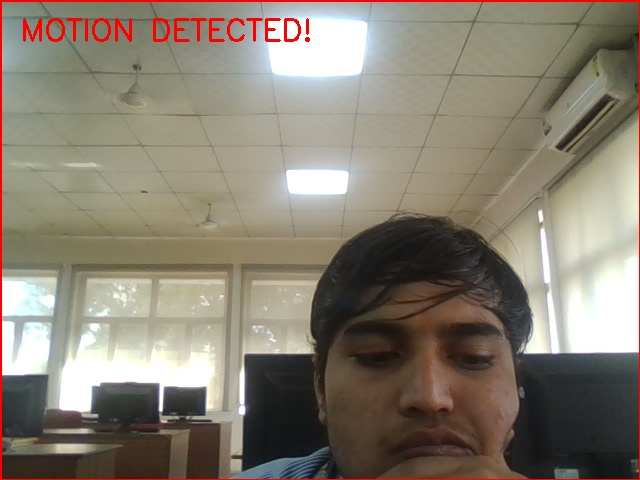
#> input picture ComputerVision/Experiment11/Q1/motion_1790830526.jpg, 640 x 480 px, given in place of the camera
$ python Q7.py
#> lines starting #> are read from the running program, lines starting #| are printed output that depends on the picture; after the words box and inside, x2 and y2 are one past the last pixel; in counts of white or black regions, pixels touching at a corner belong together
import cv2
import numpy as np

# Track a colored object. Default is blue; change HSV bounds for your object.
LOWER = np.array([95, 100, 50])
UPPER = np.array([130, 255, 255])

cap = cv2.VideoCapture(0)
if not cap.isOpened():
    raise RuntimeError("Camera could not be opened.")

canvas = None
previous = None
kernel = np.ones((5, 5), np.uint8)
print("Move a blue object in front of the camera. Press C to clear; Q to quit.")

while True:
    ok, frame = cap.read()
#> frame is the input picture: shape (480, 640, 3); mean B, G, R 113.5, 127.4, 135.5
    if not ok:
        break
    frame = cv2.flip(frame, 1)
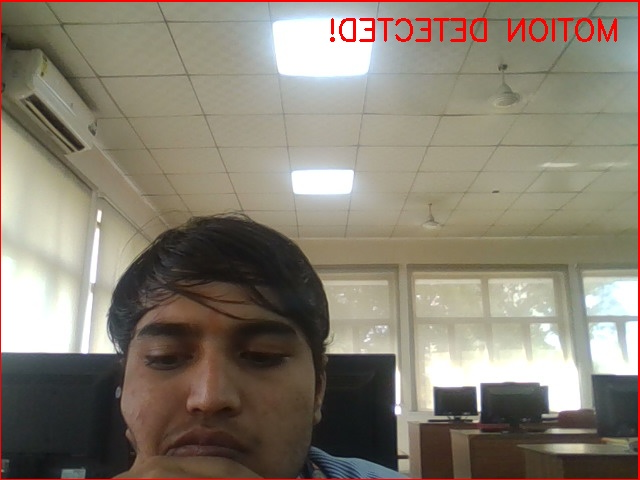
#> frame: shape (480, 640, 3); mean B, G, R 113.5, 127.4, 135.5
    if canvas is None:
        canvas = np.zeros_like(frame)
    hsv = cv2.cvtColor(frame, cv2.COLOR_BGR2HSV)
#> hsv: shape (480, 640, 3); mean H, S, V 36.1, 52.5, 137.5
    mask = cv2.inRange(hsv, LOWER, UPPER)
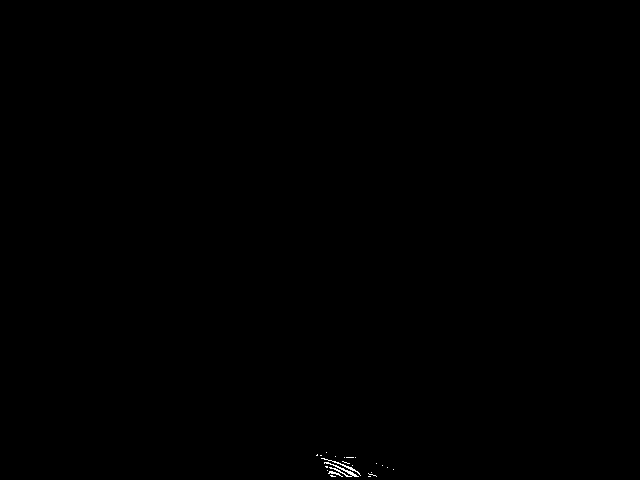
#> mask: shape (480, 640); 0.09% white in thin lines or dots, all inside (x1, y1, x2, y2) = (316, 452, 394, 477)
    mask = cv2.morphologyEx(mask, cv2.MORPH_OPEN, kernel)
#> mask: shape (480, 640); every value is 0
    mask = cv2.dilate(mask, kernel, iterations=1)
    contours, _ = cv2.findContours(mask, cv2.RETR_EXTERNAL, cv2.CHAIN_APPROX_SIMPLE)
#> contours = []

    center = None
    if contours:
        largest = max(contours, key=cv2.contourArea)
        if cv2.contourArea(largest) > 300:
            (x, y), radius = cv2.minEnclosingCircle(largest)
            if radius > 5:
                center = (int(x), int(y))
                cv2.circle(frame, center, int(radius), (0, 255, 0), 2)
                cv2.circle(frame, center, 5, (0, 0, 255), -1)
    if center is None:
        previous = None
    else:
        if previous is not None:
            cv2.line(canvas, previous, center, (255, 0, 0), 5)
        previous = center

    output = cv2.addWeighted(frame, 1, canvas, 0.8, 0)
    cv2.imshow("Q7 Virtual Whiteboard", output)
    cv2.imshow("Tracking Mask", mask)
    key = cv2.waitKey(1) & 0xFF
#> (key q is pressed here)
    if key == ord("c"):
        canvas[:] = 0
    elif key == ord("q"):
        break
cap.release()
cv2.destroyAllWindows()
